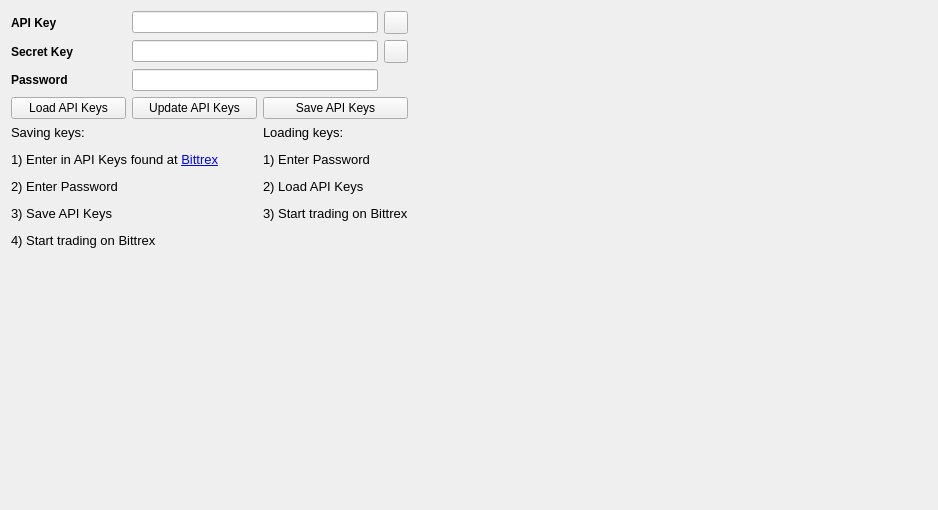
     <widget class="QWidget" name="ApiSettings">
      <attribute name="title">
       <string>Settings</string>
      </attribute>
      <layout class="QGridLayout" name="gridLayout">
       <item row="0" column="0">
        <widget class="QLabel" name="label_2">
         <property name="font">
          <font>
           <weight>75</weight>
           <bold>true</bold>
          </font>
         </property>
         <property name="text">
          <string>API Key</string>
         </property>
        </widget>
       </item>
       <item row="0" column="1" colspan="3">
        <widget class="QLineEdit" name="ApiKeyInput">
         <property name="text">
          <string/>
         </property>
        </widget>
       </item>
       <item row="0" column="4">
        <widget class="QToolButton" name="KeyPasteButton">
         <property name="toolTip">
          <string>Paste from clipboard</string>
         </property>
         <property name="text">
          <string/>
         </property>
         <property name="icon">
          <iconset resource="../bitcoin.qrc">
           <normaloff>:/icons/editpaste</normaloff>:/icons/editpaste</iconset>
         </property>
         <property name="shortcut">
          <string>Alt+P</string>
         </property>
        </widget>
       </item>
       <item row="0" column="5" rowspan="6">
        <spacer name="horizontalSpacer_3">
         <property name="orientation">
          <enum>Qt::Horizontal</enum>
         </property>
         <property name="sizeHint" stdset="0">
          <size>
           <width>519</width>
           <height>488</height>
          </size>
         </property>
        </spacer>
       </item>
       <item row="1" column="0">
        <widget class="QLabel" name="label">
         <property name="font">
          <font>
           <weight>75</weight>
           <bold>true</bold>
          </font>
         </property>
         <property name="text">
          <string>Secret Key</string>
         </property>
        </widget>
       </item>
       <item row="1" column="1" colspan="3">
        <widget class="QLineEdit" name="SecretKeyInput"/>
       </item>
       <item row="1" column="4">
        <widget class="QToolButton" name="SecretPasteButton">
         <property name="toolTip">
          <string>Paste from clipboard</string>
         </property>
         <property name="text">
          <string/>
         </property>
         <property name="icon">
          <iconset resource="../bitcoin.qrc">
           <normaloff>:/icons/editpaste</normaloff>:/icons/editpaste</iconset>
         </property>
         <property name="shortcut">
          <string>Alt+P</string>
         </property>
        </widget>
       </item>
       <item row="2" column="0">
        <widget class="QLabel" name="label_28">
         <property name="font">
          <font>
           <weight>75</weight>
           <bold>true</bold>
          </font>
         </property>
         <property name="text">
          <string>Password</string>
         </property>
        </widget>
       </item>
       <item row="2" column="1" colspan="3">
        <widget class="QLineEdit" name="PasswordInput">
         <property name="echoMode">
          <enum>QLineEdit::Password</enum>
         </property>
        </widget>
       </item>
       <item row="3" column="0">
        <widget class="QPushButton" name="LoadKeys">
         <property name="minimumSize">
          <size>
           <width>115</width>
           <height>0</height>
          </size>
         </property>
         <property name="text">
          <string>Load API Keys</string>
         </property>
        </widget>
       </item>
       <item row="3" column="1" colspan="2">
        <widget class="QPushButton" name="UpdateKeys">
         <property name="minimumSize">
          <size>
           <width>125</width>
           <height>0</height>
          </size>
         </property>
         <property name="text">
          <string>Update API Keys</string>
         </property>
        </widget>
       </item>
       <item row="3" column="3" colspan="2">
        <widget class="QPushButton" name="SaveKeys">
         <property name="minimumSize">
          <size>
           <width>115</width>
           <height>0</height>
          </size>
         </property>
         <property name="text">
          <string>Save API Keys</string>
         </property>
        </widget>
       </item>
       <item row="5" column="0" colspan="5">
        <spacer name="verticalSpacer_2">
         <property name="orientation">
          <enum>Qt::Vertical</enum>
         </property>
         <property name="sizeHint" stdset="0">
          <size>
           <width>358</width>
           <height>247</height>
          </size>
         </property>
        </spacer>
       </item>
       <item row="4" column="3" colspan="2">
        <widget class="QLabel" name="label232_17">
         <property name="font">
          <font>
           <pointsize>10</pointsize>
           <weight>50</weight>
           <bold>false</bold>
          </font>
         </property>
         <property name="text">
          <string>&lt;html&gt;&lt;head/&gt;&lt;body&gt;&lt;p&gt;Loading keys:&lt;/p&gt;&lt;p&gt;1) Enter Password&lt;/p&gt;&lt;p&gt;2) Load API Keys&lt;/p&gt;&lt;p&gt;3) Start trading on Bittrex&lt;/p&gt;&lt;/body&gt;&lt;/html&gt;</string>
         </property>
         <property name="alignment">
          <set>Qt::AlignLeading|Qt::AlignLeft|Qt::AlignTop</set>
         </property>
        </widget>
       </item>
       <item row="4" column="0" colspan="3">
        <widget class="QLabel" name="label232_16">
         <property name="font">
          <font>
           <pointsize>10</pointsize>
           <weight>50</weight>
           <bold>false</bold>
          </font>
         </property>
         <property name="text">
          <string>&lt;html&gt;&lt;head/&gt;&lt;body&gt;&lt;p&gt;Saving keys:&lt;/p&gt;&lt;p&gt;1) Enter in API Keys found at &lt;a href=&quot;https://bittrex.com/STARXunt/ManageApiKey&quot;&gt;&lt;span style=&quot; text-decoration: underline; color:#0000ff;&quot;&gt;Bittrex&lt;/span&gt;&lt;/a&gt;&lt;/p&gt;&lt;p&gt;2) Enter Password&lt;/p&gt;&lt;p&gt;3) Save API Keys&lt;/p&gt;&lt;p&gt;4) Start trading on Bittrex&lt;/p&gt;&lt;/body&gt;&lt;/html&gt;</string>
         </property>
        </widget>
       </item>
      </layout>
      <zorder>label</zorder>
      <zorder>ApiKeyInput</zorder>
      <zorder>label_2</zorder>
      <zorder>SecretKeyInput</zorder>
      <zorder>UpdateKeys</zorder>
      <zorder>SaveKeys</zorder>
      <zorder>LoadKeys</zorder>
      <zorder>label232_16</zorder>
      <zorder>label232_17</zorder>
      <zorder>label_28</zorder>
      <zorder>PasswordInput</zorder>
      <zorder>horizontalSpacer_3</zorder>
      <zorder>verticalSpacer_2</zorder>
      <zorder>KeyPasteButton</zorder>
      <zorder>SecretPasteButton</zorder>
     </widget>
